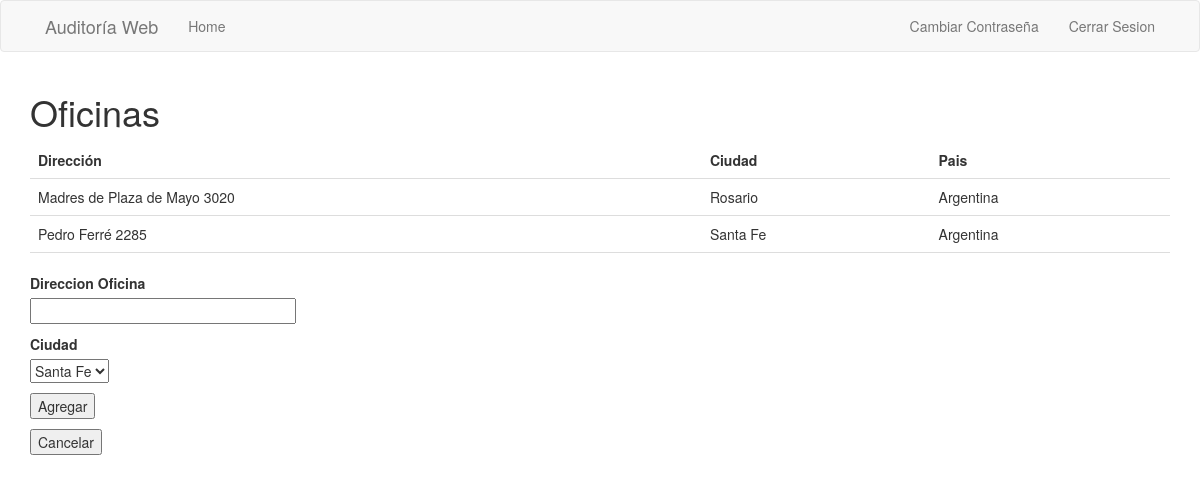
The page /offices (signed in) on the database its author committed.
### app/models.py (models this page shows, shortened)
class Office(UserMixin, db.Model):
    id = db.Column(db.Integer, primary_key=True)
    address = db.Column(db.String(128), index=True, unique=True)
    city_id = db.Column(db.Integer, db.ForeignKey("city.id"))

class City(UserMixin, db.Model):
    id = db.Column(db.Integer, primary_key=True)
    zip_code = db.Column(db.Integer, index=True, unique=True)
    city_name = db.Column(db.String(64), index=True)
    country_id = db.Column(db.Integer, db.ForeignKey("country.id"))
    office = db.relationship("Office", backref="city", lazy="dynamic")

class Country(UserMixin, db.Model):
    id = db.Column(db.Integer, primary_key=True)
    country_name = db.Column(db.String(64), index=True, unique=True)
    city = db.relationship("City", backref="country", lazy="dynamic")

### app/routes.py (the view)
@app.route("/offices", methods=["GET", "POST"])
@login_required
def offices():
    form = AddOfficeForm()
    form.city_name.choices = [(city.id, city.city_name) for city in City.query.all()]
    offices = Office.query.all()
    if form.validate_on_submit():
        city_office = City.query.filter_by(id=form.city_name.data).first()
        office = Office(address=form.address.data)
        office.city = city_office
        db.session.add(office)
        db.session.commit()
    if form.cancel.data:
        return render_template("admin_page.html")
    return render_template("offices.html", form=form, offices=offices)

### app/forms.py
class AddOfficeForm(FlaskForm):
    address = StringField(_l("Direccion Oficina"), validators=[DataRequired()])
    city_name = SelectField(
        _l("Ciudad"), coerce=int, choices=[], validators=[DataRequired()]
    )
    submit = SubmitField(_l("Agregar"))
    cancel = SubmitField(_l("Cancelar"))

### app/models.py (called while the page is built)
@login.user_loader
def load_user(id):
    return User.query.get(int(id))

### app/templates/offices.html (shortened to what this page needs)
{% extends "base.html" %}
{% block app_content %}
<head>
</head>
<h1>{{ _('Oficinas') }}</h1>
<table style="width:100%">
    <tr>
        <th>{{ _('Dirección') }}</th>
        <th>{{ _('Ciudad') }}</th>
        <th>{{ _('Pais') }}</th>
    </tr>
    <tbody>
        {% for office in offices %}
        <tr>
            <td title="{{ office.address }}">{{ office.address }}</td>
            <td title="{{ office.city.city_name }}">{{ office.city.city_name }}</td>
            <td title="{{ office.city.country.country_name }}">{{ office.city.country.country_name }}</td>
        </tr>
        {% endfor %}
    </tbody>
</table>
<br>
<form action="" method="POST" novalidate>
    <p>
        {{ form.address.label }}<br>
        {{ form.address(size=32) }}<br>
    </p>
    <p>
        {{ form.city_name.label }}<br>
        {{ form.city_name }}<br>
    </p>
    <p>{{ form.submit() }}</p>
    <p>{{ form.cancel() }}</p>
</form>
{% endblock %}

### app/templates/offices.html (style rules this page uses)
table { border-collapse: collapse; width: 100%; }
th, td { padding: 8px; text-align: left; border-bottom: 1px solid #ddd; }

### rows shown on the page
Office: address "Madres de Plaza de Mayo 3020", city.city_name "Rosario", city.country.country_name "Argentina"
Office: address "Pedro Ferré 2285", city.city_name "Santa Fe", city.country.country_name "Argentina"
